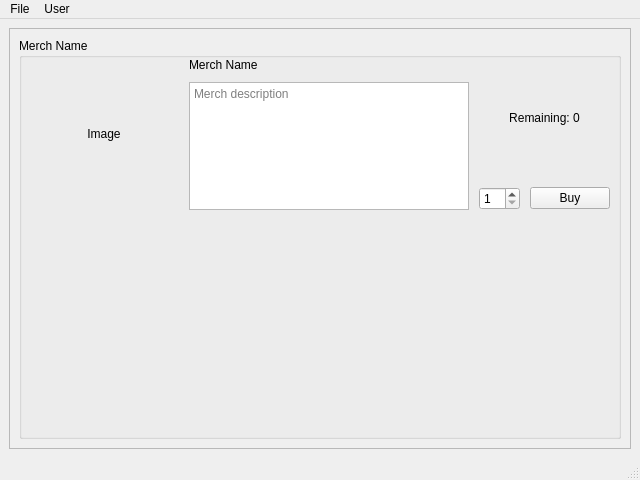
<?xml version="1.0" encoding="UTF-8"?>
<ui version="4.0">
 <class>MainWindow</class>
 <widget class="QMainWindow" name="MainWindow">
  <property name="geometry">
   <rect>
    <x>0</x>
    <y>0</y>
    <width>640</width>
    <height>480</height>
   </rect>
  </property>
  <property name="minimumSize">
   <size>
    <width>640</width>
    <height>480</height>
   </size>
  </property>
  <property name="windowTitle">
   <string>Nothing Shop</string>
  </property>
  <widget class="QWidget" name="centralwidget">
   <layout class="QHBoxLayout" name="horizontalLayout_3">
    <item>
     <widget class="QScrollArea" name="merchList">
      <property name="widgetResizable">
       <bool>true</bool>
      </property>
      <property name="alignment">
       <set>Qt::AlignCenter</set>
      </property>
      <widget class="QWidget" name="scrollAreaWidgetContents">
       <property name="geometry">
        <rect>
         <x>0</x>
         <y>0</y>
         <width>620</width>
         <height>419</height>
        </rect>
       </property>
       <layout class="QVBoxLayout" name="verticalLayout_3">
        <item>
         <widget class="QGroupBox" name="merchBox1">
          <property name="title">
           <string>Merch Name</string>
          </property>
          <widget class="QWidget" name="horizontalLayoutWidget_2">
           <property name="geometry">
            <rect>
             <x>10</x>
             <y>20</y>
             <width>581</width>
             <height>152</height>
            </rect>
           </property>
           <layout class="QHBoxLayout" name="horizontalLayout_2" stretch="3,8,1">
            <property name="spacing">
             <number>10</number>
            </property>
            <property name="sizeConstraint">
             <enum>QLayout::SetDefaultConstraint</enum>
            </property>
            <item>
             <widget class="QLabel" name="merchImage1">
              <property name="minimumSize">
               <size>
                <width>150</width>
                <height>150</height>
               </size>
              </property>
              <property name="text">
               <string>Image</string>
              </property>
              <property name="alignment">
               <set>Qt::AlignCenter</set>
              </property>
             </widget>
            </item>
            <item>
             <layout class="QVBoxLayout" name="verticalLayout">
              <item>
               <widget class="QLabel" name="nameLabel1">
                <property name="text">
                 <string>Merch Name</string>
                </property>
               </widget>
              </item>
              <item>
               <widget class="QTextBrowser" name="merchDesc1">
                <property name="placeholderText">
                 <string>Merch description</string>
                </property>
               </widget>
              </item>
             </layout>
            </item>
            <item>
             <layout class="QVBoxLayout" name="verticalLayout_2">
              <item>
               <widget class="QLabel" name="RemainingLabel1">
                <property name="text">
                 <string>Remaining: 0</string>
                </property>
                <property name="alignment">
                 <set>Qt::AlignCenter</set>
                </property>
               </widget>
              </item>
              <item>
               <layout class="QHBoxLayout" name="horizontalLayout">
                <item>
                 <widget class="QSpinBox" name="merchNum">
                  <property name="minimum">
                   <number>1</number>
                  </property>
                 </widget>
                </item>
                <item>
                 <widget class="QPushButton" name="BuyButton1">
                  <property name="text">
                   <string>Buy</string>
                  </property>
                 </widget>
                </item>
               </layout>
              </item>
             </layout>
            </item>
           </layout>
          </widget>
         </widget>
        </item>
       </layout>
      </widget>
     </widget>
    </item>
   </layout>
  </widget>
  <widget class="QMenuBar" name="menubar">
   <property name="geometry">
    <rect>
     <x>0</x>
     <y>0</y>
     <width>640</width>
     <height>21</height>
    </rect>
   </property>
   <widget class="QMenu" name="menuUser">
    <property name="title">
     <string>User</string>
    </property>
    <addaction name="actionLogin"/>
    <addaction name="separator"/>
    <addaction name="actionLogout"/>
   </widget>
   <widget class="QMenu" name="menuQuit">
    <property name="title">
     <string>File</string>
    </property>
    <addaction name="actionQuit"/>
   </widget>
   <addaction name="menuQuit"/>
   <addaction name="menuUser"/>
  </widget>
  <widget class="QStatusBar" name="statusbar"/>
  <action name="actionLogin">
   <property name="text">
    <string>Login</string>
   </property>
  </action>
  <action name="actionLogout">
   <property name="text">
    <string>Logout</string>
   </property>
  </action>
  <action name="actionQuit">
   <property name="text">
    <string>Quit</string>
   </property>
  </action>
 </widget>
 <resources/>
 <connections/>
</ui>
